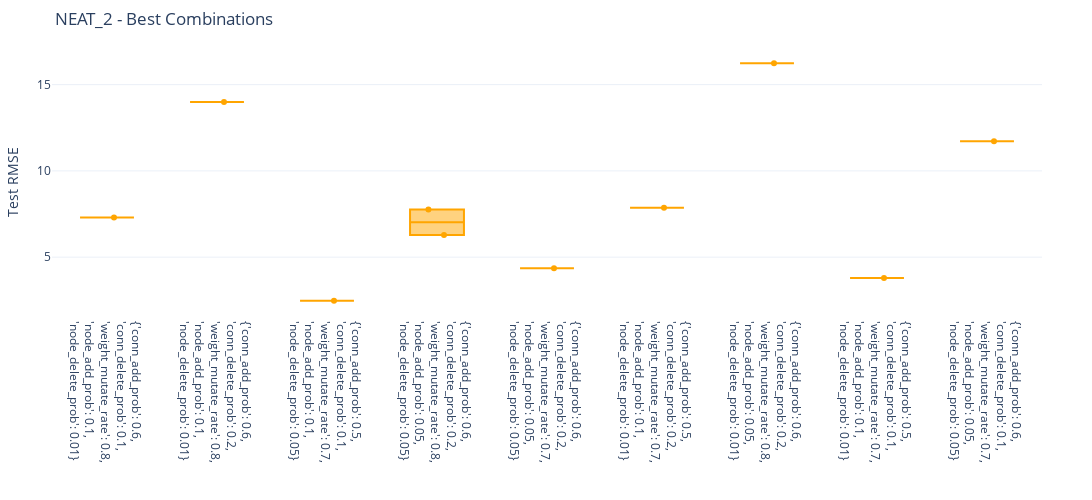

The notebook cell this image was saved under:
### Markdown cell above
- Firstly, we can already see that the fitness results are worse in comparison to the first approach (the one with fewer species). Given these results and that our population is only of size 100, we consider that there are too much species now, i.e. too much diversity. These worse results can be due to the fitness sharing occuring in a much smaller niche of individuals.

- Only two outer loops were trained with the same combination. This suggests that the hyperparmeters we searched were not very sensitive to the performance of the model or the number of outer loops was not enough to capture the differences in performance.

### Code cell
test_best_combs(model_name=MODEL_NAME)

### Figure 1 — Plotly figure (JSON) as saved in the notebook; plotly's stock layout.template omitted (floating-point values rounded to 4 significant figures)
{"data": [{"boxpoints": "all", "jitter": 0.5, "line": {"color": "orange"}, "name": "{'conn_add_prob': 0.6,<br>'conn_delete_prob': 0.1,<br>'weight_mutate_rate': 0.8,<br>'node_add_prob': 0.1,<br>'node_delete_prob': 0.01}", "pointpos": 0, "type": "box", "y": [7.291]}, {"boxpoints": "all", "jitter": 0.5, "line": {"color": "orange"}, "name": "{'conn_add_prob': 0.6,<br>'conn_delete_prob': 0.2,<br>'weight_mutate_rate': 0.8,<br>'node_add_prob': 0.1,<br>'node_delete_prob': 0.01}", "pointpos": 0, "type": "box", "y": [13.99]}, {"boxpoints": "all", "jitter": 0.5, "line": {"color": "orange"}, "name": "{'conn_add_prob': 0.5,<br>'conn_delete_prob': 0.1,<br>'weight_mutate_rate': 0.7,<br>'node_add_prob': 0.1,<br>'node_delete_prob': 0.05}", "pointpos": 0, "type": "box", "y": [2.471]}, {"boxpoints": "all", "jitter": 0.5, "line": {"color": "orange"}, "name": "{'conn_add_prob': 0.6,<br>'conn_delete_prob': 0.2,<br>'weight_mutate_rate': 0.8,<br>'node_add_prob': 0.05,<br>'node_delete_prob': 0.05}", "pointpos": 0, "type": "box", "y": [6.279, 7.76]}, {"boxpoints": "all", "jitter": 0.5, "line": {"color": "orange"}, "name": "{'conn_add_prob': 0.6,<br>'conn_delete_prob': 0.2,<br>'weight_mutate_rate': 0.7,<br>'node_add_prob': 0.05,<br>'node_delete_prob': 0.05}", "pointpos": 0, "type": "box", "y": [4.352]}, {"boxpoints": "all", "jitter": 0.5, "line": {"color": "orange"}, "name": "{'conn_add_prob': 0.5,<br>'conn_delete_prob': 0.2,<br>'weight_mutate_rate': 0.7,<br>'node_add_prob': 0.1,<br>'node_delete_prob': 0.01}", "pointpos": 0, "type": "box", "y": [7.863]}, {"boxpoints": "all", "jitter": 0.5, "line": {"color": "orange"}, "name": "{'conn_add_prob': 0.6,<br>'conn_delete_prob': 0.2,<br>'weight_mutate_rate': 0.8,<br>'node_add_prob': 0.05,<br>'node_delete_prob': 0.01}", "pointpos": 0, "type": "box", "y": [16.24]}, {"boxpoints": "all", "jitter": 0.5, "line": {"color": "orange"}, "name": "{'conn_add_prob': 0.5,<br>'conn_delete_prob': 0.1,<br>'weight_mutate_rate': 0.7,<br>'node_add_prob': 0.1,<br>'node_delete_prob': 0.01}", "pointpos": 0, "type": "box", "y": [3.793]}, {"boxpoints": "all", "jitter": 0.5, "line": {"color": "orange"}, "name": "{'conn_add_prob': 0.6,<br>'conn_delete_prob': 0.1,<br>'weight_mutate_rate': 0.7,<br>'node_add_prob': 0.05,<br>'node_delete_prob': 0.05}", "pointpos": 0, "type": "box", "y": [11.72]}], "layout": {"height": 500, "margin": {"b": 20, "l": 50, "r": 50, "t": 50}, "showlegend": false, "title": {"text": "NEAT_2 - Best Combinations"}, "width": 1100, "xaxis": {"title": {"text": ""}}, "yaxis": {"range": [0, null], "title": {"text": "Test RMSE"}}}}
